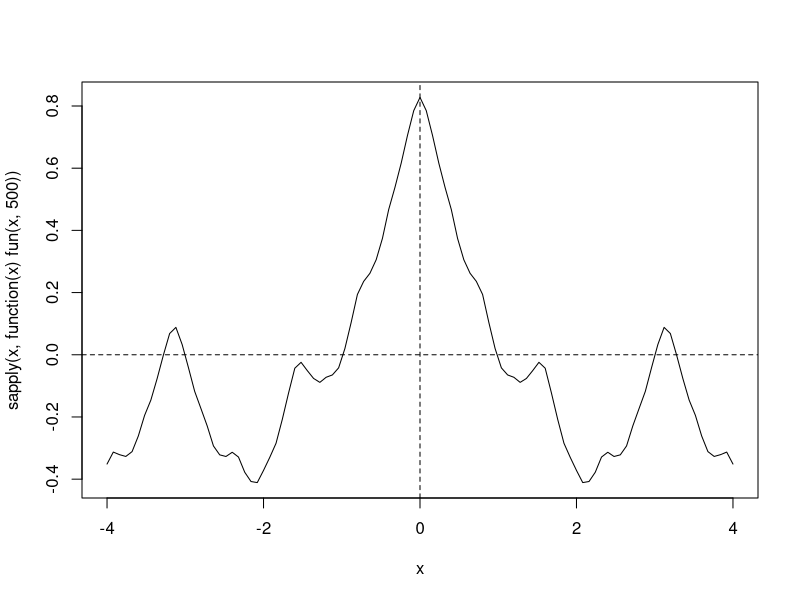
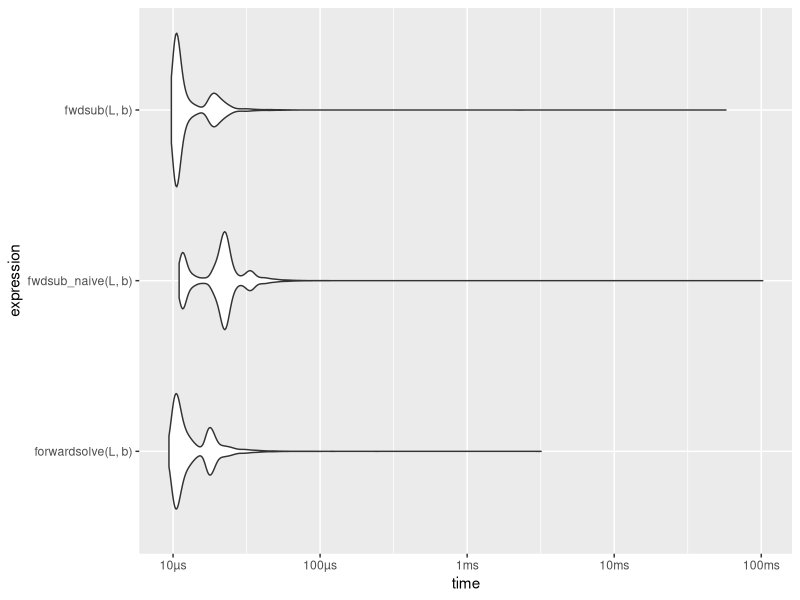

Recreate these plots in R, in order.
################
## Exercice 1 ##
################

fun <- function(x, n) {
    pow <- 2^(0:n)
    as.numeric(crossprod(exp(-sqrt(pow)), cos(pow * x)))
}

## Graphique
curve(sapply(x, \(x) fun(x, 500)), -4, 4)
abline(v = 0, lty =  2)
abline(h = 0, lty = 2)

################
## Exercice 2 ##
################

fwdsub_naive <- function(L, b) {
    x <- numeric(length(b))
    for (k in seq_along(b)) {
        x[k] <- b[k]
        for (i in seq_len(k - 1))
            x[k] <- x[k]  - L[k, i] * x[i]
        x[k] <- x[k] / L[k, k]
    }
    x
}

fwdsub <- function(L, b) {
    for (k in seq_along(b)) {
        for (i in seq_len(k - 1))
            b[k] <- b[k] - L[k, i] * b[i]
        b[k] <- b[k] / L[k, k]
    }
    b
}

## Test
L <- matrix(sample(1:10, 10^2, replace = TRUE), 10)
L[upper.tri(L)] <- 0
b <- sample(1:10, 10, replace = TRUE)
fwdsub_naive(L, b)
fwdsub(L, b)
forwardsolve(L, b)

bm <- bench::mark(fwdsub(L, b), fwdsub_naive(L, b), forwardsolve(L, b),
                  iterations = 10000)
ggplot2::autoplot(bm, type = "violin")
